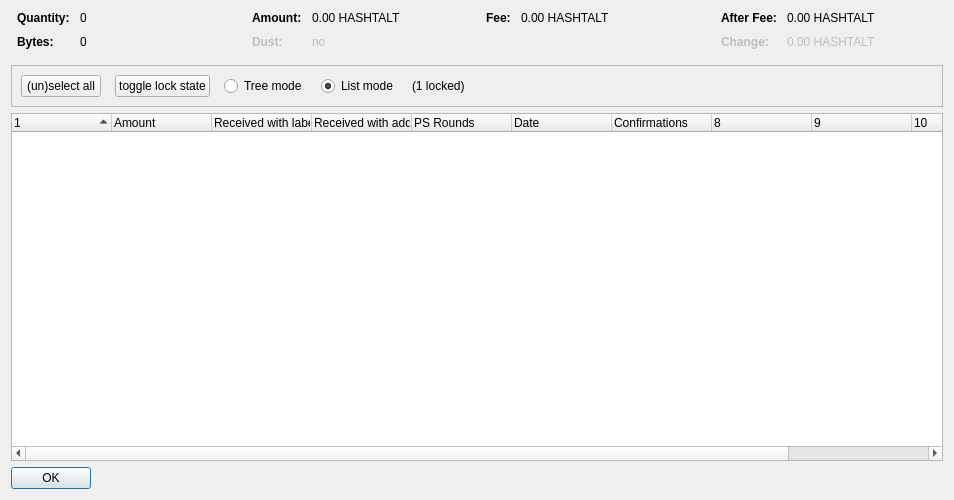
<?xml version="1.0" encoding="UTF-8"?>
<ui version="4.0">
 <class>CoinControlDialog</class>
 <widget class="QDialog" name="CoinControlDialog">
  <property name="geometry">
   <rect>
    <x>0</x>
    <y>0</y>
    <width>954</width>
    <height>500</height>
   </rect>
  </property>
  <property name="windowTitle">
   <string>Coin Selection</string>
  </property>
  <layout class="QVBoxLayout" name="verticalLayout">
   <item>
    <layout class="QHBoxLayout" name="horizontalLayoutTop" stretch="0,0,0,0">
     <property name="topMargin">
      <number>0</number>
     </property>
     <property name="bottomMargin">
      <number>10</number>
     </property>
     <item>
      <layout class="QFormLayout" name="formLayoutCoinControl1">
       <property name="horizontalSpacing">
        <number>10</number>
       </property>
       <property name="verticalSpacing">
        <number>10</number>
       </property>
       <property name="leftMargin">
        <number>6</number>
       </property>
       <property name="rightMargin">
        <number>6</number>
       </property>
       <item row="0" column="0">
        <widget class="QLabel" name="labelCoinControlQuantityText">
         <property name="font">
          <font>
           <weight>75</weight>
           <bold>true</bold>
          </font>
         </property>
         <property name="text">
          <string>Quantity:</string>
         </property>
        </widget>
       </item>
       <item row="0" column="1">
        <widget class="QLabel" name="labelCoinControlQuantity">
         <property name="cursor">
          <cursorShape>IBeamCursor</cursorShape>
         </property>
         <property name="contextMenuPolicy">
          <enum>Qt::ActionsContextMenu</enum>
         </property>
         <property name="text">
          <string notr="true">0</string>
         </property>
         <property name="textInteractionFlags">
          <set>Qt::LinksAccessibleByMouse|Qt::TextSelectableByKeyboard|Qt::TextSelectableByMouse</set>
         </property>
        </widget>
       </item>
       <item row="1" column="0">
        <widget class="QLabel" name="labelCoinControlBytesText">
         <property name="font">
          <font>
           <weight>75</weight>
           <bold>true</bold>
          </font>
         </property>
         <property name="text">
          <string>Bytes:</string>
         </property>
        </widget>
       </item>
       <item row="1" column="1">
        <widget class="QLabel" name="labelCoinControlBytes">
         <property name="cursor">
          <cursorShape>IBeamCursor</cursorShape>
         </property>
         <property name="contextMenuPolicy">
          <enum>Qt::ActionsContextMenu</enum>
         </property>
         <property name="text">
          <string notr="true">0</string>
         </property>
         <property name="textInteractionFlags">
          <set>Qt::LinksAccessibleByMouse|Qt::TextSelectableByKeyboard|Qt::TextSelectableByMouse</set>
         </property>
        </widget>
       </item>
      </layout>
     </item>
     <item>
      <layout class="QFormLayout" name="formLayoutCoinControl2">
       <property name="horizontalSpacing">
        <number>10</number>
       </property>
       <property name="verticalSpacing">
        <number>10</number>
       </property>
       <property name="leftMargin">
        <number>6</number>
       </property>
       <property name="rightMargin">
        <number>6</number>
       </property>
       <item row="0" column="0">
        <widget class="QLabel" name="labelCoinControlAmountText">
         <property name="font">
          <font>
           <weight>75</weight>
           <bold>true</bold>
          </font>
         </property>
         <property name="text">
          <string>Amount:</string>
         </property>
        </widget>
       </item>
       <item row="0" column="1">
        <widget class="QLabel" name="labelCoinControlAmount">
         <property name="cursor">
          <cursorShape>IBeamCursor</cursorShape>
         </property>
         <property name="contextMenuPolicy">
          <enum>Qt::ActionsContextMenu</enum>
         </property>
         <property name="text">
          <string notr="true">0.00 HASHTALT</string>
         </property>
         <property name="textInteractionFlags">
          <set>Qt::LinksAccessibleByMouse|Qt::TextSelectableByKeyboard|Qt::TextSelectableByMouse</set>
         </property>
        </widget>
       </item>
       <item row="1" column="0">
        <widget class="QLabel" name="labelCoinControlLowOutputText">
         <property name="enabled">
          <bool>false</bool>
         </property>
         <property name="font">
          <font>
           <weight>75</weight>
           <bold>true</bold>
          </font>
         </property>
         <property name="text">
          <string>Dust:</string>
         </property>
        </widget>
       </item>
       <item row="1" column="1">
        <widget class="QLabel" name="labelCoinControlLowOutput">
         <property name="enabled">
          <bool>false</bool>
         </property>
         <property name="cursor">
          <cursorShape>IBeamCursor</cursorShape>
         </property>
         <property name="contextMenuPolicy">
          <enum>Qt::ActionsContextMenu</enum>
         </property>
         <property name="text">
          <string notr="true">no</string>
         </property>
         <property name="textInteractionFlags">
          <set>Qt::LinksAccessibleByMouse|Qt::TextSelectableByKeyboard|Qt::TextSelectableByMouse</set>
         </property>
        </widget>
       </item>
      </layout>
     </item>
     <item>
      <layout class="QFormLayout" name="formLayoutCoinControl3">
       <property name="horizontalSpacing">
        <number>10</number>
       </property>
       <property name="verticalSpacing">
        <number>10</number>
       </property>
       <property name="leftMargin">
        <number>6</number>
       </property>
       <property name="rightMargin">
        <number>6</number>
       </property>
       <item row="0" column="0">
        <widget class="QLabel" name="labelCoinControlFeeText">
         <property name="font">
          <font>
           <weight>75</weight>
           <bold>true</bold>
          </font>
         </property>
         <property name="text">
          <string>Fee:</string>
         </property>
        </widget>
       </item>
       <item row="0" column="1">
        <widget class="QLabel" name="labelCoinControlFee">
         <property name="cursor">
          <cursorShape>IBeamCursor</cursorShape>
         </property>
         <property name="contextMenuPolicy">
          <enum>Qt::ActionsContextMenu</enum>
         </property>
         <property name="text">
          <string notr="true">0.00 HASHTALT</string>
         </property>
         <property name="textInteractionFlags">
          <set>Qt::LinksAccessibleByMouse|Qt::TextSelectableByKeyboard|Qt::TextSelectableByMouse</set>
         </property>
        </widget>
       </item>
      </layout>
     </item>
     <item>
      <layout class="QFormLayout" name="formLayoutCoinControl4">
       <property name="horizontalSpacing">
        <number>10</number>
       </property>
       <property name="verticalSpacing">
        <number>10</number>
       </property>
       <property name="leftMargin">
        <number>6</number>
       </property>
       <property name="rightMargin">
        <number>6</number>
       </property>
       <item row="0" column="0">
        <widget class="QLabel" name="labelCoinControlAfterFeeText">
         <property name="font">
          <font>
           <weight>75</weight>
           <bold>true</bold>
          </font>
         </property>
         <property name="text">
          <string>After Fee:</string>
         </property>
        </widget>
       </item>
       <item row="0" column="1">
        <widget class="QLabel" name="labelCoinControlAfterFee">
         <property name="cursor">
          <cursorShape>IBeamCursor</cursorShape>
         </property>
         <property name="contextMenuPolicy">
          <enum>Qt::ActionsContextMenu</enum>
         </property>
         <property name="text">
          <string notr="true">0.00 HASHTALT</string>
         </property>
         <property name="textInteractionFlags">
          <set>Qt::LinksAccessibleByMouse|Qt::TextSelectableByKeyboard|Qt::TextSelectableByMouse</set>
         </property>
        </widget>
       </item>
       <item row="1" column="0">
        <widget class="QLabel" name="labelCoinControlChangeText">
         <property name="enabled">
          <bool>false</bool>
         </property>
         <property name="font">
          <font>
           <weight>75</weight>
           <bold>true</bold>
          </font>
         </property>
         <property name="text">
          <string>Change:</string>
         </property>
        </widget>
       </item>
       <item row="1" column="1">
        <widget class="QLabel" name="labelCoinControlChange">
         <property name="enabled">
          <bool>false</bool>
         </property>
         <property name="cursor">
          <cursorShape>IBeamCursor</cursorShape>
         </property>
         <property name="contextMenuPolicy">
          <enum>Qt::ActionsContextMenu</enum>
         </property>
         <property name="text">
          <string notr="true">0.00 HASHTALT</string>
         </property>
         <property name="textInteractionFlags">
          <set>Qt::LinksAccessibleByMouse|Qt::TextSelectableByKeyboard|Qt::TextSelectableByMouse</set>
         </property>
        </widget>
       </item>
      </layout>
     </item>
    </layout>
   </item>
   <item>
    <widget class="QFrame" name="frame">
     <property name="minimumSize">
      <size>
       <width>0</width>
       <height>40</height>
      </size>
     </property>
     <property name="frameShape">
      <enum>QFrame::StyledPanel</enum>
     </property>
     <property name="frameShadow">
      <enum>QFrame::Sunken</enum>
     </property>
     <layout class="QHBoxLayout" name="horizontalLayout">
      <item>
       <layout class="QHBoxLayout" name="horizontalLayoutPanel" stretch="0,0,0,0,0,0">
        <property name="spacing">
         <number>14</number>
        </property>
        <item>
         <widget class="QPushButton" name="pushButtonSelectAll">
          <property name="sizePolicy">
           <sizepolicy hsizetype="Maximum" vsizetype="Fixed">
            <horstretch>0</horstretch>
            <verstretch>0</verstretch>
           </sizepolicy>
          </property>
          <property name="text">
           <string>(un)select all</string>
          </property>
          <property name="autoDefault">
           <bool>false</bool>
          </property>
         </widget>
        </item>
        <item>
         <widget class="QPushButton" name="pushButtonToggleLock">
          <property name="sizePolicy">
           <sizepolicy hsizetype="Maximum" vsizetype="Fixed">
            <horstretch>0</horstretch>
            <verstretch>0</verstretch>
           </sizepolicy>
          </property>
          <property name="text">
           <string>toggle lock state</string>
          </property>
          <property name="autoDefault">
           <bool>false</bool>
          </property>
         </widget>
        </item>
        <item>
         <widget class="QRadioButton" name="radioTreeMode">
          <property name="sizePolicy">
           <sizepolicy hsizetype="Maximum" vsizetype="Fixed">
            <horstretch>0</horstretch>
            <verstretch>0</verstretch>
           </sizepolicy>
          </property>
          <property name="text">
           <string>Tree mode</string>
          </property>
         </widget>
        </item>
        <item>
         <widget class="QRadioButton" name="radioListMode">
          <property name="sizePolicy">
           <sizepolicy hsizetype="Maximum" vsizetype="Fixed">
            <horstretch>0</horstretch>
            <verstretch>0</verstretch>
           </sizepolicy>
          </property>
          <property name="text">
           <string>List mode</string>
          </property>
          <property name="checked">
           <bool>true</bool>
          </property>
         </widget>
        </item>
        <item>
         <widget class="QLabel" name="labelLocked">
          <property name="text">
           <string>(1 locked)</string>
          </property>
         </widget>
        </item>
        <item>
         <spacer name="horizontalSpacer">
          <property name="orientation">
           <enum>Qt::Horizontal</enum>
          </property>
          <property name="sizeHint" stdset="0">
           <size>
            <width>40</width>
            <height>20</height>
           </size>
          </property>
         </spacer>
        </item>
       </layout>
      </item>
     </layout>
    </widget>
   </item>
   <item>
    <widget class="CoinControlTreeWidget" name="treeWidget">
     <property name="contextMenuPolicy">
      <enum>Qt::CustomContextMenu</enum>
     </property>
     <property name="sortingEnabled">
      <bool>false</bool>
     </property>
     <property name="columnCount">
      <number>11</number>
     </property>
     <attribute name="headerShowSortIndicator" stdset="0">
      <bool>true</bool>
     </attribute>
     <attribute name="headerStretchLastSection">
      <bool>false</bool>
     </attribute>
     <column>
      <property name="text">
       <string/>
      </property>
     </column>
     <column>
      <property name="text">
       <string>Amount</string>
      </property>
     </column>
     <column>
      <property name="text">
       <string>Received with label</string>
      </property>
     </column>
     <column>
      <property name="text">
       <string>Received with address</string>
      </property>
     </column>
     <column>
      <property name="text">
       <string>PS Rounds</string>
      </property>
     </column>
     <column>
      <property name="text">
       <string>Date</string>
      </property>
     </column>
     <column>
      <property name="text">
       <string>Confirmations</string>
      </property>
      <property name="toolTip">
       <string>Confirmed</string>
      </property>
     </column>
     <column>
      <property name="text">
       <string/>
      </property>
     </column>
     <column>
      <property name="text">
       <string/>
      </property>
     </column>
     <column>
      <property name="text">
       <string/>
      </property>
     </column>
     <column>
      <property name="text">
       <string/>
      </property>
     </column>
    </widget>
   </item>
   <item>
    <widget class="QDialogButtonBox" name="buttonBox">
     <property name="sizePolicy">
      <sizepolicy hsizetype="Maximum" vsizetype="Fixed">
       <horstretch>0</horstretch>
       <verstretch>0</verstretch>
      </sizepolicy>
     </property>
     <property name="orientation">
      <enum>Qt::Horizontal</enum>
     </property>
     <property name="standardButtons">
      <set>QDialogButtonBox::Ok</set>
     </property>
    </widget>
   </item>
  </layout>
 </widget>
 <customwidgets>
  <customwidget>
   <class>CoinControlTreeWidget</class>
   <extends>QTreeWidget</extends>
   <header>coincontroltreewidget.h</header>
  </customwidget>
 </customwidgets>
 <resources/>
 <connections/>
</ui>
